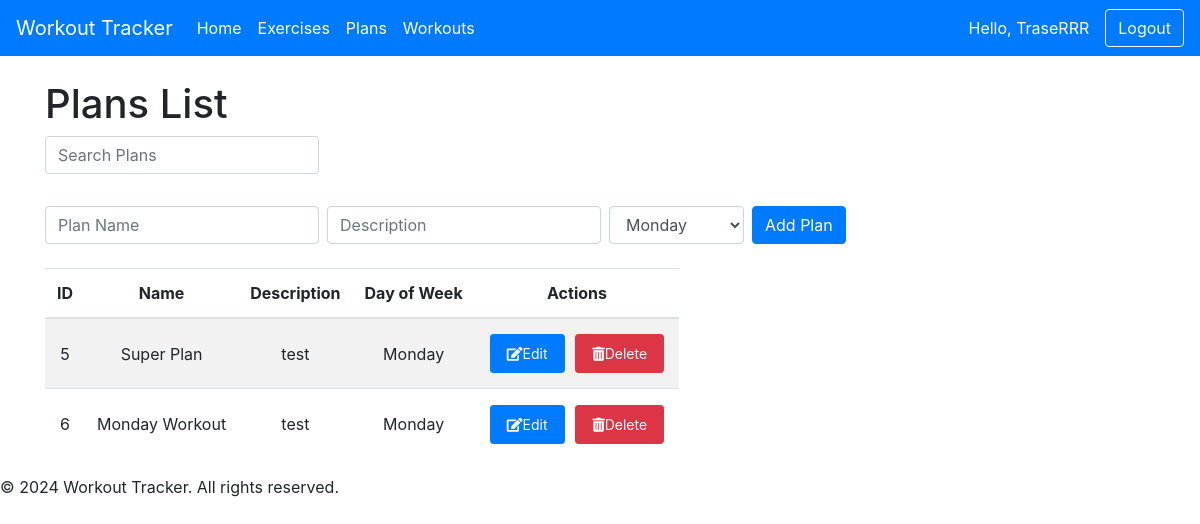
The app's page /pages/plans/plans.php (signed in) with its own data.
### tables this page shows
CREATE TABLE `plans` (
  `ID` int(11) NOT NULL,
  `User_ID` int(11) DEFAULT NULL,
  `Name` varchar(255) NOT NULL,
  `Description` text DEFAULT NULL,
  `Day_of_Week` varchar(50) NOT NULL
);

### pages/plans/plans.php (the view, shortened to what this page needs)
<?php
require_once '../../includes/header.php';
require_once '../../includes/db_connect.php';
$userID = $_SESSION['userID'];
function displayPlans($userID, $search = null) {
    global $conn;
    $sql = "SELECT ID, Name, Description, Day_of_Week FROM plans WHERE User_ID = ?";
    $stmt = $conn->prepare($sql);
    if ($search) {
        $searchParam = '%' . $search . '%';
        $stmt->bind_param("iss", $userID, $searchParam, $searchParam);
    } else {
        $stmt->bind_param("i", $userID);
    }
    $stmt->execute();
    $result = $stmt->get_result();
    if ($result->num_rows > 0) {
        while ($row = $result->fetch_assoc()) {
            echo "<tr>
                    <td data-label='ID'>{$row['ID']}</td>
                    <td data-label='Name'>{$row['Name']}</td>
                    <td data-label='Description'>{$row['Description']}</td>
                    <td data-label='Day of Week'>{$row['Day_of_Week']}</td>
                    <td data-label='Actions' class='planTableActions'>
                        <a href='editPlan.php?ID={$row['ID']}' class='button button-edit btn btn-sm btn-primary'><i class='fas fa-edit'></i>Edit</a>
                        <a href='?deleteID={$row['ID']}' class='button button-delete btn btn-sm btn-danger' onclick='return confirm(\"Are you sure you want to delete this plan?\");'><i class='fas fa-trash-alt'></i>Delete</a>
                    </td>
                  </tr>";
        }
    } else {
        echo "<tr><td colspan='5'>No results found</td></tr>";
    }
}
$search = isset($_GET['searchBar']) ? get_safe('searchBar') : null;
?>
<!DOCTYPE html>
<html lang="en">
<head>
    <link rel="stylesheet" href="https://stackpath.bootstrapcdn.com/bootstrap/4.5.2/css/bootstrap.min.css">
    <link rel="stylesheet" href="https://cdnjs.cloudflare.com/ajax/libs/font-awesome/5.15.4/css/all.min.css">
    <link rel="stylesheet" href="/workout_application/css/styles.css">
</head>
<body>
    <br>
    <div class="container">
        <h1>Plans List</h1>
        <div class="row mb-3">
            <div class="col-12">
                <form action="plans.php" method="get" class="form-inline mb-3">
                    <div class="form-group mr-2">
                        <input type="text" id="searchBar" name="searchBar" class="form-control" placeholder="Search Plans" value="<?php echo isset($search) ? htmlspecialchars($search, ENT_QUOTES, 'UTF-8') : ''; ?>" required>
                    </div>
                </form>
            </div>
        </div>
        <form action="plans.php" method="post" class="form-inline mb-3">
            <div class="form-group mb-2">
                <input type="text" class="form-control w-100 mb-2 mb-md-0 mr-md-2" id="name" name="name" placeholder="Plan Name" required>
            </div>
            <div class="form-group mb-2">
                <input type="text" class="form-control w-100 mb-2 mb-md-0 mr-md-2" id="description" name="description" placeholder="Description" required>
            </div>
            <div class="form-group mb-2">
                <select class="form-control w-100 mb-2 mb-md-0 mr-md-2" id="dayOfWeek" name="dayOfWeek" required>
                    <option value="Monday">Monday</option>
                </select>
            </div>
            <button type="submit" class="btn btn-primary mb-2" name="addPlan">Add Plan</button>
        </form>
        <div class="table-container">
            <table id="planTable" class="table table-striped table-responsive">
                <thead>
                    <tr>
                        <th>ID</th>
                        <th>Name</th>
                        <th>Description</th>
                        <th>Day of Week</th>
                        <th>Actions</th>
                    </tr>
                </thead>
                <tbody id="planTableBody">
                    <?php displayPlans($userID, $search); ?>
                </tbody>
            </table>
        </div>
    </div>
<footer class="footer">
    <div class="footer-content">
        <p>&copy; 2024 Workout Tracker. All rights reserved.</p>
    </div>
</footer>
</body>
</html>

### css/styles.css (style rules this page uses)
.button { padding: 0.5rem 1rem; font-size: 0.875rem; margin: 0.2rem; }
.table th { vertical-align: middle; text-align: center; }
.table td, .table th { padding: 0.75rem; vertical-align: middle; text-align: center; }

### records on screen
plans: ID "5", Name "Super Plan", Description "test", Day_of_Week "Monday"
plans: ID "6", Name "Monday Workout", Description "test", Day_of_Week "Monday"

### other values on screen
$username "TraseRRR"
